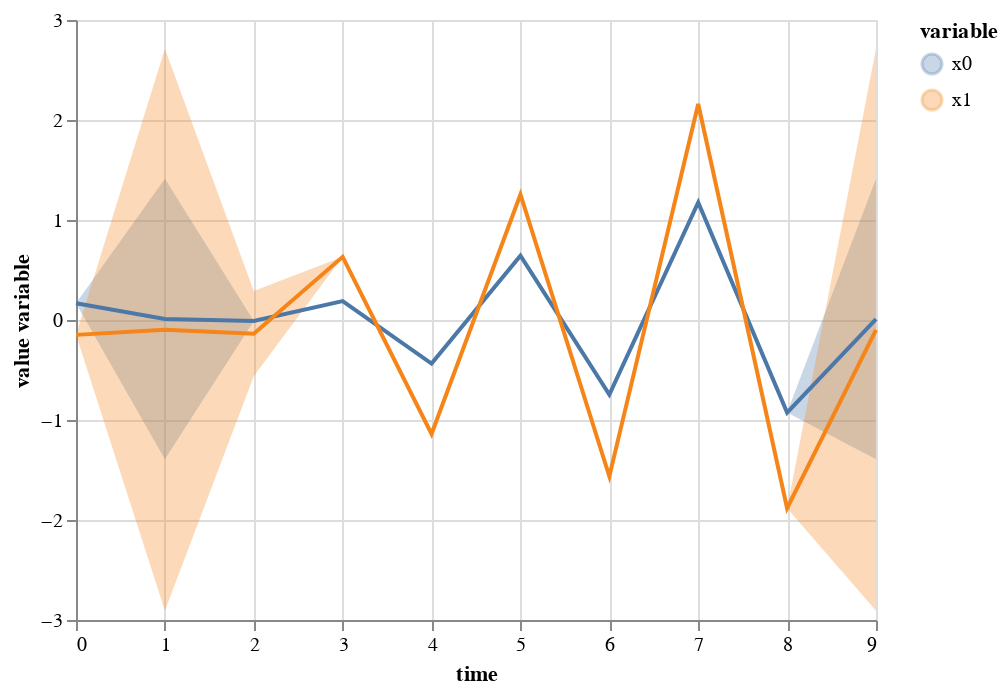

Notebook source saved alongside this figure:
### Code cell
imp.plot_pred()

### Figure 1 — Vega-Lite specification as saved in the notebook (floating-point values rounded to 4 significant figures)
{"config": {"view": {"continuousWidth": 400, "continuousHeight": 300}}, "layer": [{"mark": "errorband", "encoding": {"color": {"field": "variable", "type": "nominal"}, "x": {"field": "time", "type": "quantitative"}, "y": {"field": "err_low", "title": "", "type": "quantitative"}, "y2": {"field": "err_high"}}, "transform": [{"calculate": "datum.mean - 2 * datum.std", "as": "err_low"}, {"calculate": "datum.mean + 2 * datum.std", "as": "err_high"}]}, {"mark": "line", "encoding": {"color": {"field": "variable", "type": "nominal"}, "x": {"field": "time", "type": "quantitative"}, "y": {"field": "mean", "title": "value variable", "type": "quantitative"}}}], "data": {"name": "data-7e64fc48efeba12d079498ce80a4410b"}, "$schema": "https://vega.github.io/schema/vega-lite/v4.17.0.json", "datasets": {"data-7e64fc48efeba12d079498ce80a4410b": [{"time": 0.0, "variable": "x0", "mean": 0.1667, "std": null}, {"time": 3.0, "variable": "x0", "mean": 0.1885, "std": null}, {"time": 4.0, "variable": "x0", "mean": -0.4361, "std": null}, {"time": 5.0, "variable": "x0", "mean": 0.6428, "std": null}, {"time": 6.0, "variable": "x0", "mean": -0.7467, "std": null}, {"time": 7.0, "variable": "x0", "mean": 1.176, "std": null}, {"time": 8.0, "variable": "x0", "mean": -0.9259, "std": null}, {"time": 0.0, "variable": "x1", "mean": -0.1487, "std": null}, {"time": 3.0, "variable": "x1", "mean": 0.6317, "std": null}, {"time": 4.0, "variable": "x1", "mean": -1.14, "std": null}, {"time": 5.0, "variable": "x1", "mean": 1.255, "std": null}, {"time": 6.0, "variable": "x1", "mean": -1.564, "std": null}, {"time": 7.0, "variable": "x1", "mean": 2.16, "std": null}, {"time": 8.0, "variable": "x1", "mean": -1.882, "std": null}, {"time": 1.0, "variable": "x0", "mean": 0.009359, "std": 0.701}, {"time": 2.0, "variable": "x0", "mean": -0.01029, "std": 0.0}, {"time": 9.0, "variable": "x0", "mean": 0.009359, "std": 0.701}, {"time": 1.0, "variable": "x1", "mean": -0.09819, "std": 1.405}, {"time": 2.0, "variable": "x1", "mean": -0.1371, "std": 0.2132}, {"time": 9.0, "variable": "x1", "mean": -0.09819, "std": 1.405}]}}
